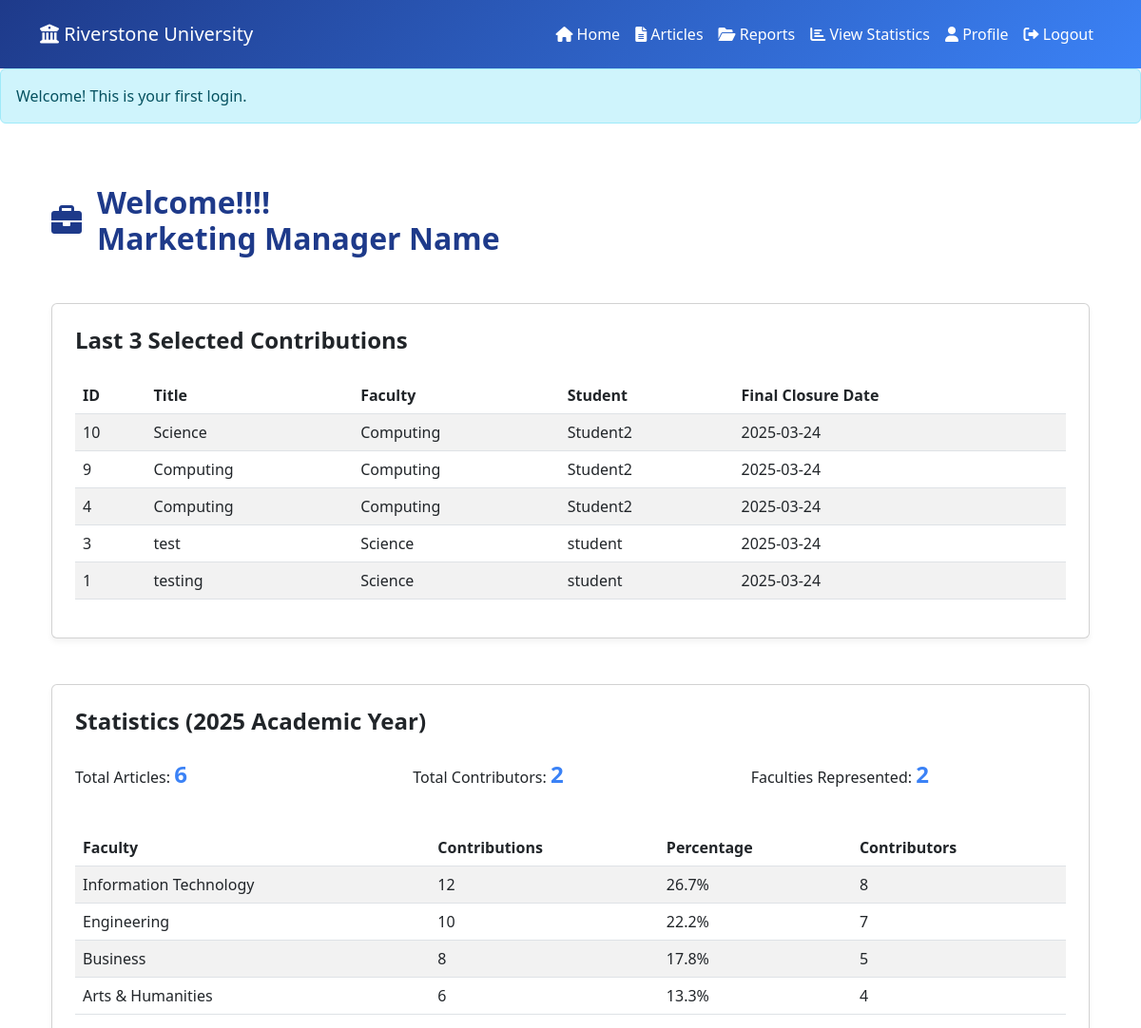
Before: /src/Manager/design/index.php (signed in, upper part) with the older database file.
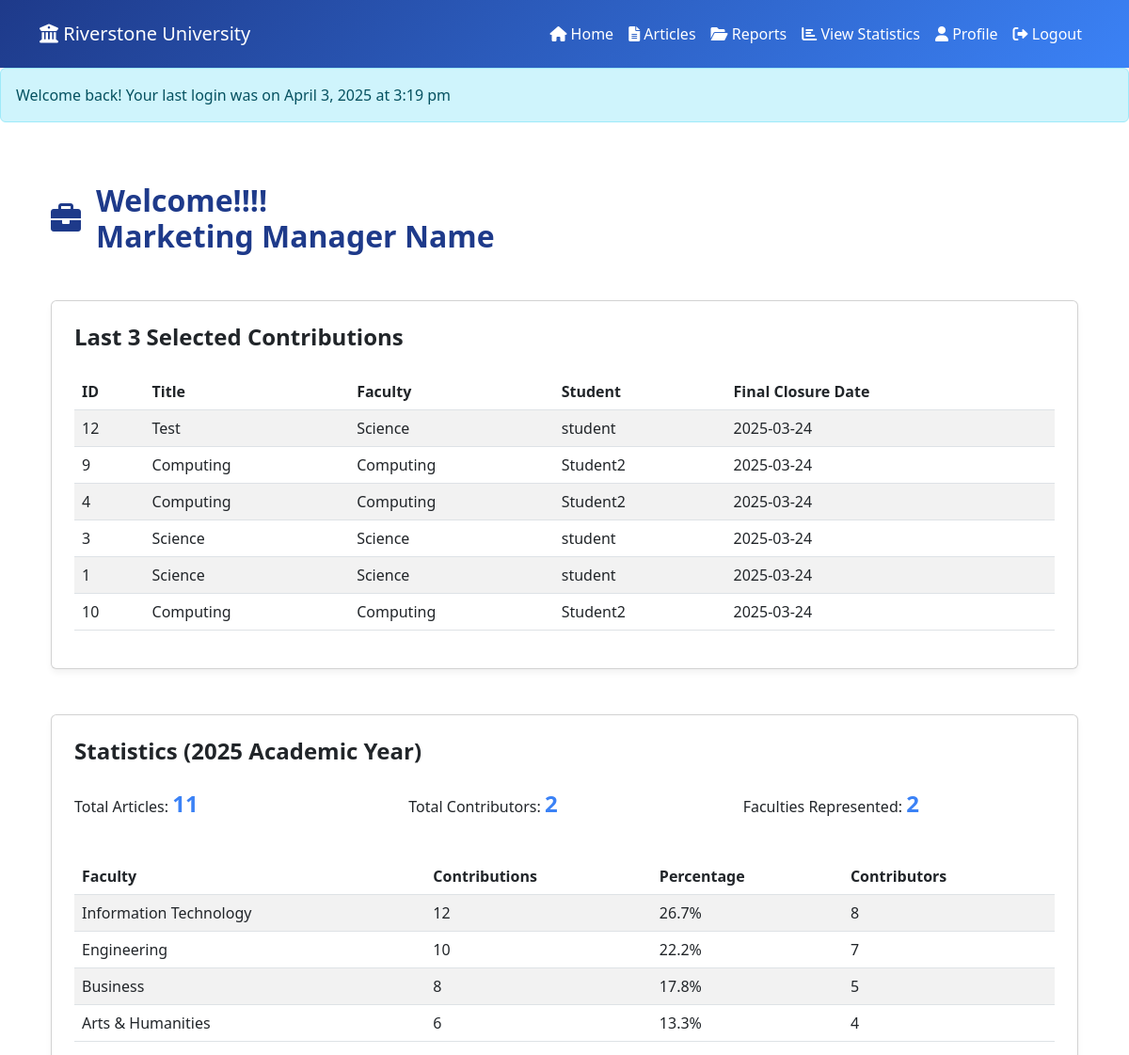
After: the same page with the newer database file.
### tables this page shows
CREATE TABLE `articles` (
  `article_id` int(11) NOT NULL,
  `user_id` int(11) NOT NULL,
  `title` varchar(255) NOT NULL,
  `status` varchar(30) DEFAULT NULL,
  `created_at` timestamp NOT NULL DEFAULT current_timestamp(),
  `updated_at` timestamp NOT NULL DEFAULT current_timestamp() ON UPDATE current_timestamp()
);

CREATE TABLE `faculties` (
  `id` int(11) NOT NULL,
  `faculty_name` varchar(30) NOT NULL,
  `created_at` timestamp NOT NULL DEFAULT current_timestamp()
);

CREATE TABLE `users` (
  `id` int(11) NOT NULL,
  `name` varchar(50) NOT NULL,
  `email` varchar(50) NOT NULL,
  `address` varchar(50) DEFAULT NULL,
  `phone` varchar(50) DEFAULT NULL,
  `password` varchar(255) NOT NULL,
  `faculty_id` int(11) DEFAULT NULL,
  `created_at` timestamp NOT NULL DEFAULT current_timestamp(),
  `last_login` timestamp NULL DEFAULT NULL
);

CREATE TABLE `settings` (
  `setting_id` int(11) NOT NULL,
  `academicyear` varchar(100) NOT NULL,
  `closure_date` date NOT NULL,
  `final_closure_date` date NOT NULL,
  `created_at` timestamp NOT NULL DEFAULT current_timestamp(),
  `updated_at` timestamp NOT NULL DEFAULT current_timestamp()
);

### _classes/Libs/Database/MySQL.php (called while the page is built, shortened)
<?php
class MySQL{
    private $dbhost;
    private $dbuser;
    private $dbpass;
    private $dbname;
    public function __construct(
        $dbhost="localhost",
        $dbuser="root",
        $dbpass="",
        $dbname="ewsd")
    {
        $this->dbhost=$dbhost;
        $this->dbuser=$dbuser;
        $this->dbpass=$dbpass;
        $this->dbname=$dbname;
    }
    public function connect(){
        try{
            $this->db=new PDO("mysql:dbhost=$this->dbhost;
            dbname=$this->dbname",
            $this->dbuser,
            $this->dbpass,
            [
                PDO::ATTR_ERRMODE => PDO::ERRMODE_EXCEPTION,
                PDO::ATTR_DEFAULT_FETCH_MODE => PDO::FETCH_OBJ,
            ]
            );
            return $this->db;
        }catch(PDOException $e){
            echo $e->getMessage();
            exit();
        }
    }
}

### _classes/Libs/Database/ArticleTable.php (called while the page is built, shortened)
<?php
class ArticleTable
{
    private $db;
    public function __construct(MySQL $mysql)
    {
        $this->db = $mysql->connect();
    }
    public function getAllSelectedArticles()
    {
        try {
            $statement = $this->db->prepare("
                SELECT a.article_id,a.title,a.status,a.created_at,d.docfile,i.imagefile,u.name,f.faculty_name
                FROM articles a
                LEFT JOIN doc_attachment d ON a.article_id = d.article_id
                LEFT JOIN img_attachment i ON a.article_id = i.article_id
                LEFT JOIN users u ON a.user_id = u.id
                LEFT JOIN faculties f on u.faculty_id = f.id
                WHERE a.status = 'selected'
                ORDER BY a.created_at DESC
            ");
            $statement->execute();
            return $statement->fetchAll(PDO::FETCH_ASSOC);
        } catch (PDOException $e) {
            echo "Error:" . $e->getMessage();
            exit();
        }
    }
    public function countArticles()
    {
        try {
            $statement = $this->db->prepare("
                SELECT COUNT(*) as total FROM articles
            ");
            $statement->execute();
            return $statement->fetchColumn();
        } catch (PDOException $e) {
            echo $e->getMessage();
            exit();
        }
    }
}

### _classes/Libs/Database/UsersTable.php (called while the page is built, shortened)
<?php
class UsersTable
{
    private $db;
    public function __construct(MySQL $mysql)
    {
        $this->db = $mysql->connect();
    }
    public function selectFinalClosureDate()
    {
        try {
            $statement = $this->db->prepare("
            SELECT final_closure_date FROM settings ORDER BY created_at DESC LIMIT 1
            ");
            $statement->execute();
            return $statement->fetchColumn();
        } catch (PDOException $e) {
            echo $e->getMessage();
            exit();
        }
    }
}

### src/Manager/design/index.php (the view, shortened to what the changed rows need)
<?php
$table = new ArticleTable(new MySQL);
$usertable = new UsersTable(new MySQL);
$finalclosuredate = $usertable->selectFinalClosureDate();
$selected = $table->getAllSelectedArticles();
$countarticle = $table->countArticles();
?>
<!DOCTYPE html>
<html lang="en">
<head>
    <link href="https://cdn.jsdelivr.net/npm/bootstrap@5.3.0/dist/css/bootstrap.min.css" rel="stylesheet">
    <link rel="stylesheet" href="https://cdnjs.cloudflare.com/ajax/libs/font-awesome/6.0.0/css/all.min.css">
</head>
<body>
    <?php include "headermm.php"; ?>
    <main class="container mx-auto px-4 py-5">
        <h1 class="header-title mb-5 d-flex align-items-center">
            <i class="fas fa-briefcase me-3 text-primary-light"></i> Welcome!!!!<br> Marketing Manager Name
        </h1>
        <section class="mb-5">
            <div class="card p-4">
                <h2 class="fs-4 fw-bold text-primary-dark mb-4">Last 3 Selected Contributions</h2>
                <div class="table-responsive">
                    <table class="table table-striped">
                        <thead>
                            <tr>
                                <th>ID</th>
                                <th>Title</th>
                                <th>Faculty</th>
                                <th>Student</th>
                                <th>Final Closure Date</th>
                            </tr>
                        </thead>
                        <tbody>
                            <?php foreach($selected as $selectedArticle) : ?>
                                <tr>
                                    <td><?= $selectedArticle['article_id'] ?></td>
                                    <td><?= $selectedArticle['title'] ?></td>
                                    <td><?= $selectedArticle['faculty_name'] ?></td>
                                    <td><?= $selectedArticle['name'] ?></td>
                                    <td><?= $finalclosuredate ?></td>
                                </tr>
                            <?php endforeach ?>
                        </tbody>
                    </table>
                </div>
            </div>
        </section>
        <section class="mb-5">
            <div class="card p-4">
                <h2 class="fs-4 fw-bold text-primary-dark mb-4">Statistics (2025 Academic Year)</h2>
                <div class="row g-4">
                    <div class="col-md-4">
                        <p>Total Articles: <span class="stat-value"><?= $countarticle ?></span></p>
                    </div>
                </div>
                <div class="table-responsive mt-4">
                    <table class="table table-striped">
                        <thead>
                            <tr>
                                <th>Faculty</th>
                                <th>Contributions</th>
                                <th>Percentage</th>
                                <th>Contributors</th>
                            </tr>
                        </thead>
                        <tbody>
                            <?php
                            $facultyStats = [
                                ["faculty" => "Information Technology", "contributions" => 12, "percentage" => 26.7, "contributors" => 8],
                                ["faculty" => "Engineering", "contributions" => 10, "percentage" => 22.2, "contributors" => 7],
                                ["faculty" => "Business", "contributions" => 8, "percentage" => 17.8, "contributors" => 5],
                                ["faculty" => "Arts & Humanities", "contributions" => 6, "percentage" => 13.3, "contributors" => 4]
                            ];
                            foreach ($facultyStats as $stats) {
                                echo "<tr>";
                                echo "<td>{$stats['faculty']}</td>";
                                echo "<td>{$stats['contributions']}</td>";
                                echo "<td>{$stats['percentage']}%</td>";
                                echo "<td>{$stats['contributors']}</td>";
                                echo "</tr>";
                            }
                            ?>
                        </tbody>
                    </table>
                </div>
            </div>
        </section>
    </main>
    <?php include "footer.php"; ?>
</body>
</html>

### src/Manager/design/headermm.php (shortened to what the changed rows need)
<!DOCTYPE html>
<html lang="en">
<head>
    <link href="https://cdn.jsdelivr.net/npm/bootstrap@5.3.0/dist/css/bootstrap.min.css" rel="stylesheet">
    <link rel="stylesheet" href="https://cdnjs.cloudflare.com/ajax/libs/font-awesome/6.0.0/css/all.min.css">
</head>
<body>
    <nav class="navbar navbar-expand-lg navbar-dark gradient-bg shadow-sm">
        <div class="container">
        </div>
    </nav>
    <?php if (isset($_SESSION['login_message'])): ?>
        <div class="alert alert-info">
            <?= $_SESSION['login_message'] ?>
        </div>
    <?php endif; ?>
</body>
</html>

Changed rows visible on the page:
added articles: article_id "12", title "Test", faculties.faculty_name "Science", user.name "student", $finalclosuredate "2025-03-24"
changed articles id 3: title "test" → "Science"
changed articles id 1: title "testing" → "Science"
changed articles id 10: title "Science" → "Computing"; moves down the list
Other visible differences:
$_SESSION['login_message']: "Welcome! This is your first login." → "Welcome back! Your last login was on April 3, 2025 at 3:19 pm"
$countarticle: "6" → "11"
